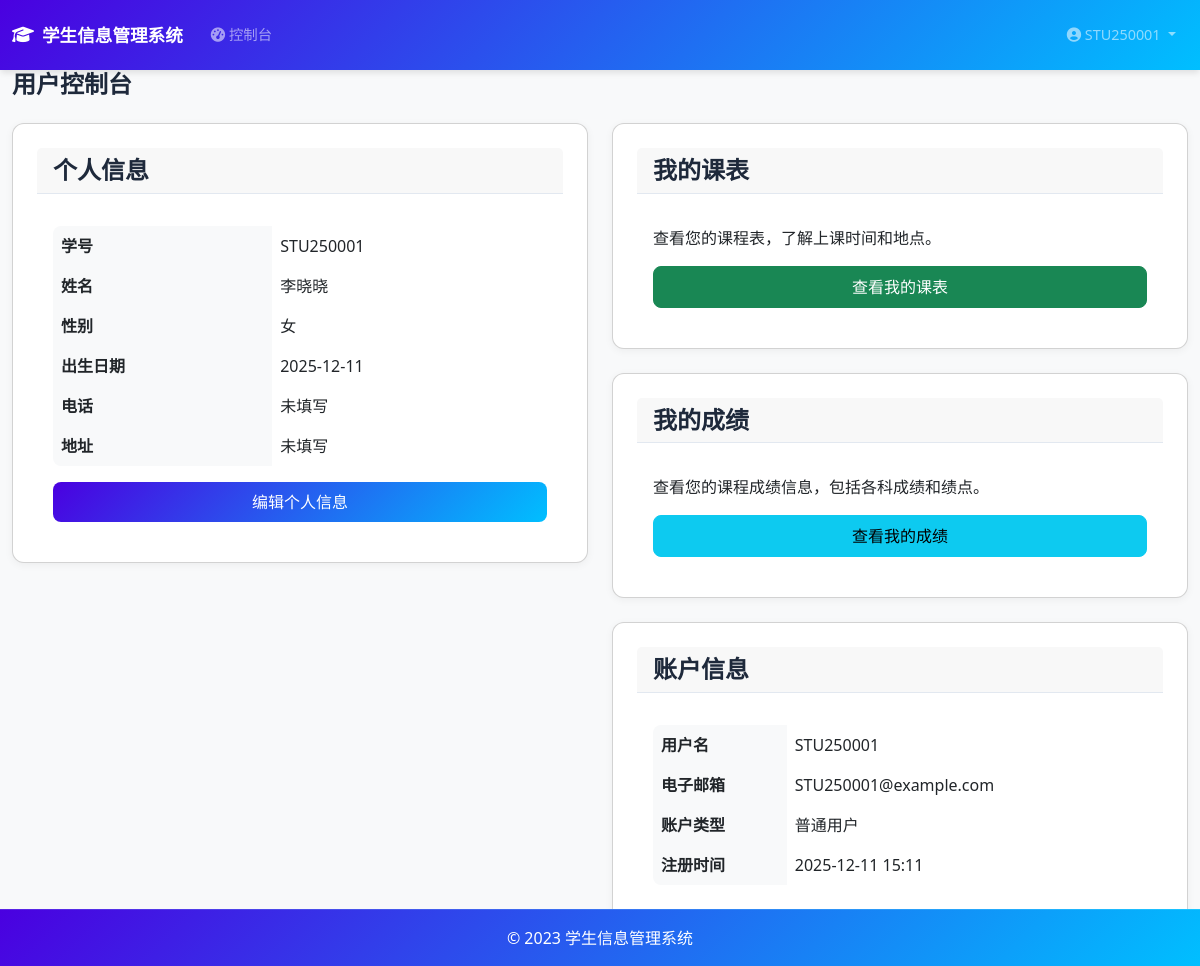
The app's page /dashboard (signed in) with its own data.
### models.py (models this page shows, shortened)
class User(UserMixin, db.Model):
    id = db.Column(db.Integer, primary_key=True)
    username = db.Column(db.String(80), unique=True, nullable=False)
    email = db.Column(db.String(120), unique=True, nullable=False)
    password_hash = db.Column(db.String(128))
    is_admin = db.Column(db.Boolean, default=False)
    created_at = db.Column(db.DateTime, default=datetime.utcnow)
    student_info = db.relationship('Student', backref='user', uselist=False)

class Student(db.Model):
    id = db.Column(db.Integer, primary_key=True)
    user_id = db.Column(db.Integer, db.ForeignKey('user.id'), nullable=False)
    student_id = db.Column(db.String(20), unique=True, nullable=False)
    name = db.Column(db.String(50), nullable=False)
    gender = db.Column(db.String(10))
    birth_date = db.Column(db.Date)
    phone = db.Column(db.String(20))
    address = db.Column(db.String(200))
    enrollment_date = db.Column(db.Date, default=datetime.utcnow().date)
    courses = db.relationship('Course', secondary='student_course', backref='students')

### app.py (the view)
@app.route('/dashboard')
@login_required
def dashboard():
    student = Student.query.filter_by(user_id=current_user.id).first()
    return render_template('user_dashboard.html', student=student)

### app.py (called while the page is built)
@login_manager.user_loader
def load_user(user_id):
    if user_id is not None:
        return User.query.get(int(user_id))
    return None

### templates/user_dashboard.html (shortened to what this page needs)
{% extends "base.html" %}
{% block content %}
<div class="row">
    <div class="col-12">
        <h1 class="mb-4">用户控制台</h1>
    </div>
</div>
<div class="row">
    <div class="col-md-6">
        <div class="card mb-4">
            <div class="card-header">
                <h5 class="mb-0">个人信息</h5>
            </div>
            <div class="card-body">
                {% if student %}
                <table class="table table-borderless">
                    <tbody>
                        <tr>
                            <th scope="row">学号</th>
                            <td>{{ student.student_id }}</td>
                        </tr>
                        <tr>
                            <th scope="row">姓名</th>
                            <td>{{ student.name }}</td>
                        </tr>
                        <tr>
                            <th scope="row">性别</th>
                            <td>{{ student.gender or '未填写' }}</td>
                        </tr>
                        <tr>
                            <th scope="row">出生日期</th>
                            <td>{{ student.birth_date.strftime('%Y-%m-%d') if student.birth_date else '未填写' }}</td>
                        </tr>
                        <tr>
                            <th scope="row">电话</th>
                            <td>{{ student.phone or '未填写' }}</td>
                        </tr>
                        <tr>
                            <th scope="row">地址</th>
                            <td>{{ student.address or '未填写' }}</td>
                        </tr>
                    </tbody>
                </table>
                {% else %}
                <p>您还没有完善个人信息，请点击下方按钮完善信息。</p>
                {% endif %}
                <div class="d-grid gap-2">
                    <a href="{{ url_for('profile') }}" class="btn btn-primary">
                         {% if student %}编辑{% else %}完善{% endif %}个人信息
                    </a>
                </div>
            </div>
        </div>
    </div>
    <div class="col-md-6">
        <div class="card mb-4">
            <div class="card-header">
                <h5 class="mb-0">我的课表</h5>
            </div>
            <div class="card-body">
                <p>查看您的课程表，了解上课时间和地点。</p>
                <div class="d-grid gap-2">
                    <a href="{{ url_for('schedule') }}" class="btn btn-success">
                         查看我的课表
                    </a>
                </div>
            </div>
        </div>
        <div class="card mb-4">
            <div class="card-header">
                <h5 class="mb-0">我的成绩</h5>
            </div>
            <div class="card-body">
                <p>查看您的课程成绩信息，包括各科成绩和绩点。</p>
                <div class="d-grid gap-2">
                    <a href="{{ url_for('my_grades') }}" class="btn btn-info">
                         查看我的成绩
                    </a>
                </div>
            </div>
        </div>
        <div class="card mb-4">
            <div class="card-header">
                <h5 class="mb-0">账户信息</h5>
            </div>
            <div class="card-body">
                <table class="table table-borderless">
                    <tbody>
                        <tr>
                            <th scope="row">用户名</th>
                            <td>{{ current_user.username }}</td>
                        </tr>
                        <tr>
                            <th scope="row">电子邮箱</th>
                            <td>{{ current_user.email }}</td>
                        </tr>
                        <tr>
                            <th scope="row">账户类型</th>
                            <td>普通用户</td>
                        </tr>
                        <tr>
                            <th scope="row">注册时间</th>
                            <td>{{ current_user.created_at.strftime('%Y-%m-%d %H:%M') }}</td>
                        </tr>
                    </tbody>
                </table>
            </div>
        </div>
    </div>
</div>
{% endblock %}

### templates/base.html (shortened to what this page needs)
<!DOCTYPE html>
<html lang="zh-CN">
<head>
    <link href="https://cdn.jsdelivr.net/npm/bootstrap@5.3.0/dist/css/bootstrap.min.css" rel="stylesheet">
    <link rel="stylesheet" href="https://cdnjs.cloudflare.com/ajax/libs/font-awesome/6.4.0/css/all.min.css">
    <link rel="stylesheet" href="{{ url_for('static', filename='css/schedule.css') }}">
</head>
<body>
    <nav class="navbar navbar-expand-lg navbar-dark fixed-top">
        <div class="container-fluid">
            <a class="navbar-brand" href="{{ url_for('index') }}">
                <i class="fas fa-graduation-cap"></i> 学生信息管理系统
            </a>
            <div class="collapse navbar-collapse" id="navbarNav">
                <ul class="navbar-nav me-auto">
                    {% if current_user.is_authenticated %}
                        <li class="nav-item">
                            <a class="nav-link" href="{{ url_for('admin_dashboard') if current_user.is_admin else url_for('dashboard') }}">
                                <i class="fas fa-tachometer-alt"></i> 控制台
                            </a>
                        </li>
                    {% endif %}
                </ul>
                <ul class="navbar-nav">
                    {% if current_user.is_authenticated %}
                        <li class="nav-item dropdown">
                            <a class="nav-link dropdown-toggle" href="#" id="userDropdown" role="button" data-bs-toggle="dropdown" aria-expanded="false">
                                <i class="fas fa-user-circle"></i> {{ current_user.username }}
                            </a>
                        </li>
                    {% endif %}
                </ul>
            </div>
        </div>
    </nav>
    <div class="container-fluid" style="padding-top: 70px;">
        {% block content %}{% endblock %}
    </div>
    <footer class="footer mt-auto py-3">
        <div class="container text-center">
            <span>© 2023 学生信息管理系统</span>
        </div>
    </footer>
</body>
</html>

### templates/base.html (style rules this page uses)
body { font-family: 'Segoe UI', sans-serif; background-color: #f8f9fa; margin: 0; padding: 0; }
.navbar { box-shadow: 0 4px 6px -1px rgba(0, 0, 0, 0.1); padding: 1rem 0; background: linear-gradient(135deg, #4a00e0, #00bfff) !important; margin-bottom: 10px; position: fixed; top: 0; width: 100%; z-index: 1030; }
.navbar-brand { font-weight: 700; font-size: 1.1rem; display: flex; align-items: center; gap: 0.5rem; }
.navbar-nav .nav-link { font-weight: 500; font-size: 0.9rem; transition: all 0.3s ease; border-radius: 0.5rem; margin: 0 0.25rem; }
.card { background: white; border-radius: 12px; padding: 1.5rem; box-shadow: 0 2px 8px rgba(0,0,0,0.05); margin-bottom: 1rem; }
.card-header { font-size: 1.5rem; font-weight: 600; margin-bottom: 1rem; padding-bottom: 0.5rem; border-bottom: 1px solid #e2e8f0; color: #1e293b; }
h1, h2, h3, h4, h5, h6 { font-size: 1.5rem; font-weight: 600; color: #1e293b; margin-bottom: 1rem; }
.table { border-radius: 8px; overflow: hidden; }
.table th { background-color: #f8f9fa; font-weight: 600; }
.btn { border-radius: 8px; padding: 0.5rem 1rem; font-weight: 500; transition: all 0.3s ease; }
.btn-primary { background: linear-gradient(135deg, #4a00e0, #00bfff); border: none; }
.footer { position: fixed; bottom: 0; left: 0; width: 100%; padding: 20px 0; background: linear-gradient(135deg, #4a00e0, #00bfff); color: #ffffff; border-top: 1px solid rgba(255, 255, 255, 0.1); z-index: 10; }

### records on screen
User: username "STU250001", email "STU250001@example.com", created_at "2025-12-11 15:11"
Student: student_id "STU250001", name "李晓晓", gender "女", birth_date "2025-12-11", phone "未填写", address "未填写"
